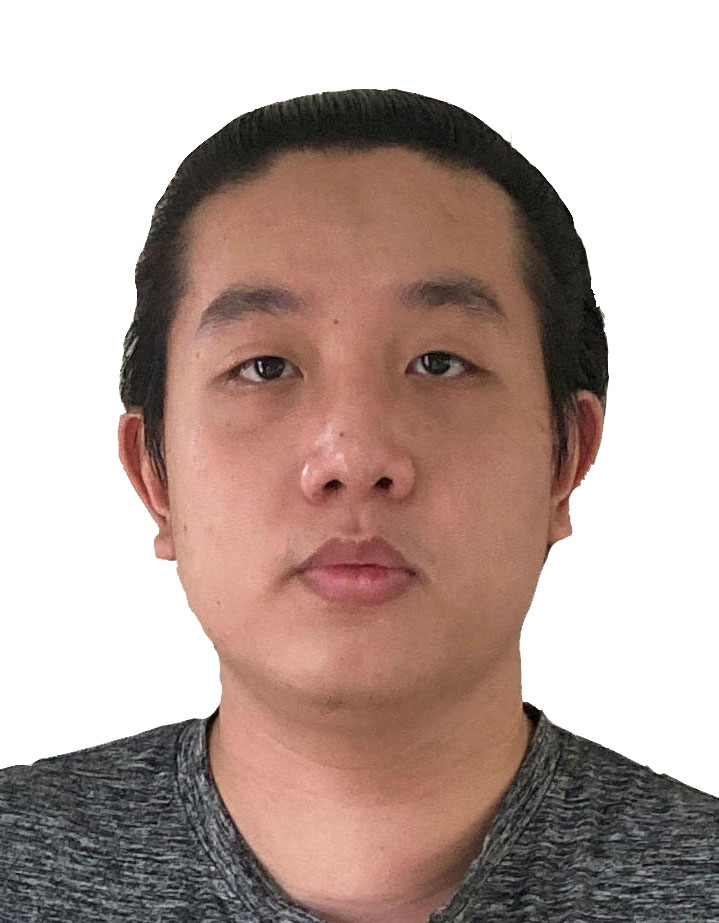
#> input picture lab4/MyFacePic1.jpg, 719 x 923 px, found by its file name
$ python MyFacePic1.py
#> lines starting #> are read from the running program, lines starting #| are printed output that depends on the picture; after the words box and inside, x2 and y2 are one past the last pixel; in counts of white or black regions, pixels touching at a corner belong together
import cv2 as cv
import numpy as np
from matplotlib import pyplot as plt
img = cv.imread(r'D:\Lab\Telecommunication Lab\lab4\MyFacePic1.jpg',0)
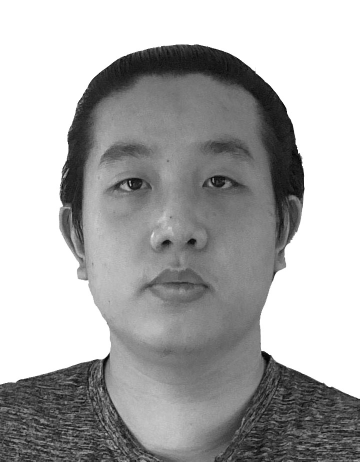
#> img: shape (923, 719) (shown at 1/2 size); min 0, max 255, mean 171.5
ret1,th1 = cv.threshold(img,254,255,cv.THRESH_BINARY)
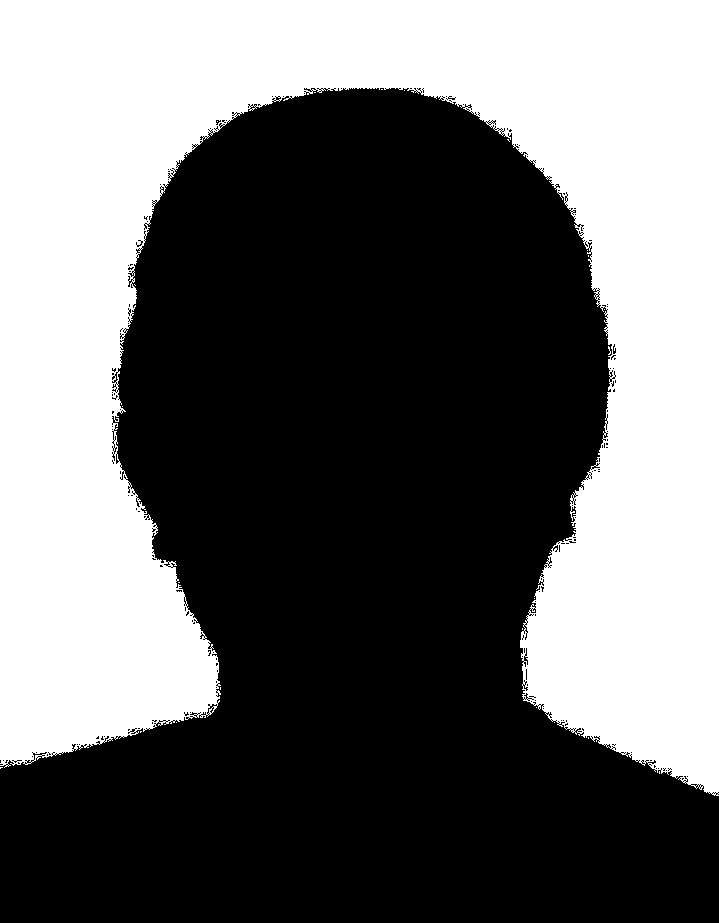
#> th1: shape (923, 719); 41.7% white; 23 white regions (22 under 20 px), largest, box (x1, y1, x2, y2) and area: (0, 0, 719, 796) 276733
ret2,th2 = cv.threshold(img,0,255,cv.THRESH_BINARY+cv.THRESH_OTSU)
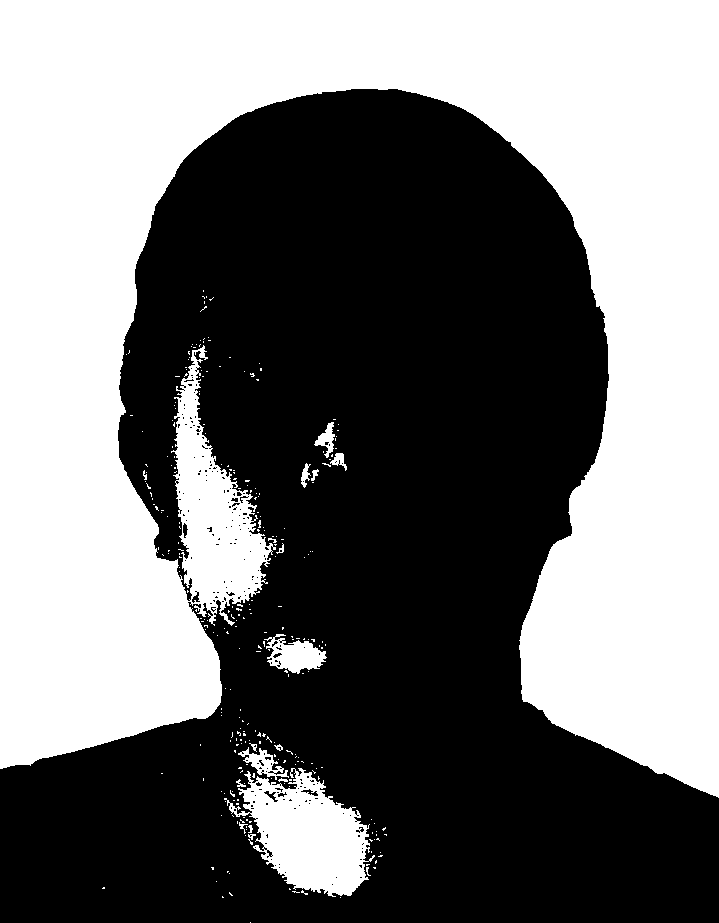
#> th2: shape (923, 719); 46.4% white; 286 white regions (268 under 20 px), largest, box (x1, y1, x2, y2) and area: (0, 0, 719, 798) 293898, (224, 768, 375, 897) 10337, (264, 634, 327, 674) 1372
#> ret2 = 176
blur = cv.GaussianBlur(img,(5,5),0)
ret3,th3 = cv.threshold(blur,0,255,cv.THRESH_BINARY+cv.THRESH_OTSU)
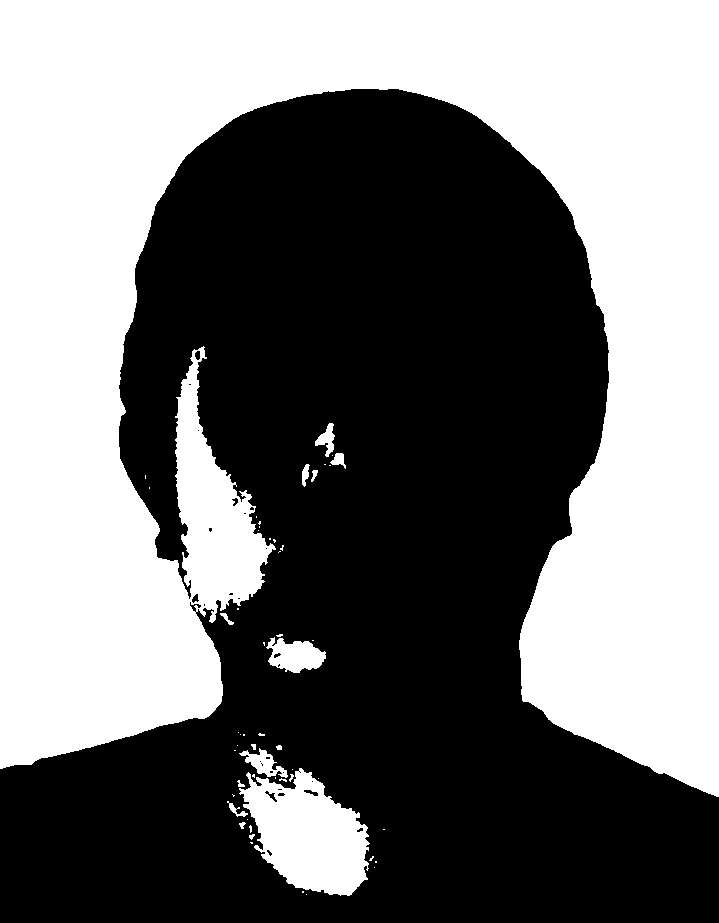
#> th3: shape (923, 719); 46.3% white; 54 white regions (38 under 20 px), largest, box (x1, y1, x2, y2) and area: (0, 0, 719, 797) 294124, (239, 768, 370, 896) 10362, (266, 637, 326, 673) 1390
#> ret3 = 176
images = [img,0,th1,img,0,th2,blur,0,th3]
titles = ['Original Noisy Image','Histogram','Global Thresholding x=254','Original Noisy Image','Histogram',"Otsu's Thresholding",'Gaussian filtered Image','Histogram',"Otsu's Thresholding"]
for i in range(3):
    plt.subplot(3,4,i*4+1),plt.imshow(images[i*3],'gray')
    plt.title(titles[i*3]),plt.xticks([]),plt.yticks([])
    plt.subplot(3,4,i*4+2),plt.hist(images[i*3].ravel(),254,[0,254])
    plt.title(titles[i*3+1]),plt.ylabel('Number of pixel'),plt.xlabel('intensity  value')
    plt.subplot(3,4,i*4+3),plt.imshow(images[i*3+2],'gray')
    plt.title(titles[i*3+2]),plt.xticks([]), plt.yticks([])
    plt.subplot(3,4,i*4+4),plt.hist(images[i*3+2].ravel(),254,[0,254])
    plt.title('BW histrogram'),plt.ylabel('Number of pixel'),plt.xlabel('intensity value')
plt.subplots_adjust(hspace=0.4)
plt.show()
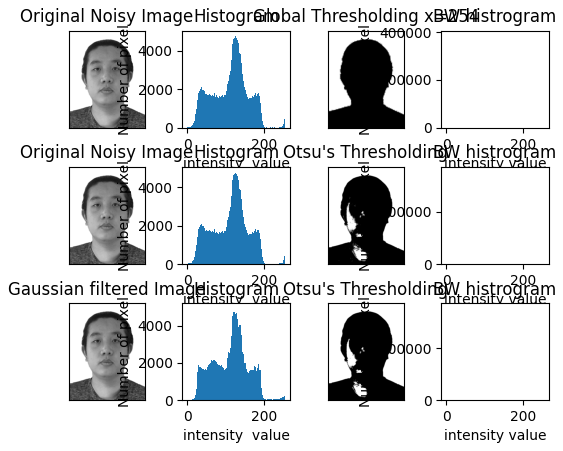
#> figure drawn by matplotlib, 12 panels; panel 2: tallest bar 4811 high, from x = 126 to 127; panel 4: tallest bar 386851 high, from x = 0 to 1; panel 6: tallest bar 4811 high, from x = 126 to 127; panel 8: tallest bar 355640 high, from x = 0 to 1
#

$ run again, with lab4/MyFacePic2.jpg copied over lab4/MyFacePic1.jpg
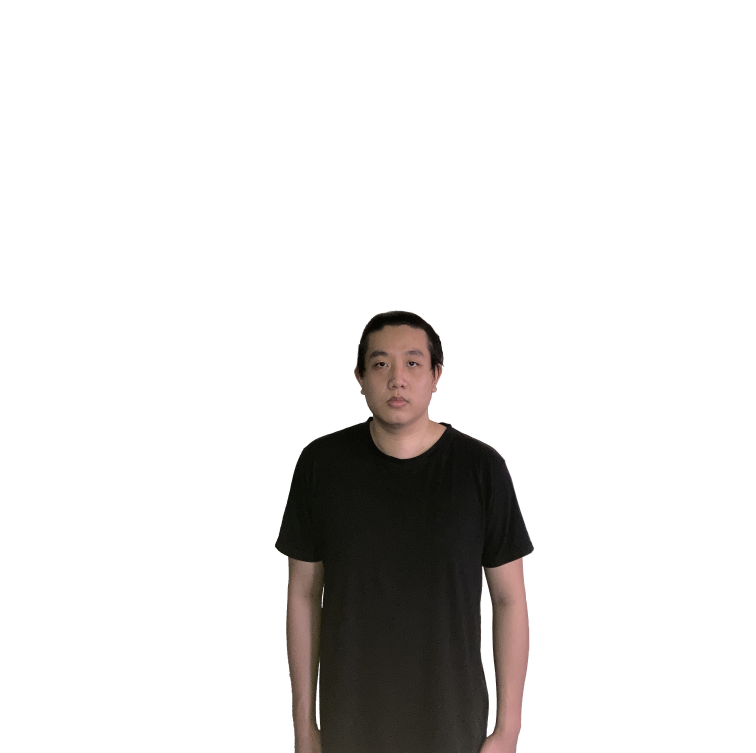
#> input picture lab4/MyFacePic2.jpg, 3024 x 3012 px, found by its file name (shown at 1/4 size)
#> `ret1,th1 = cv.threshold(img,254,255,cv.THRESH_BINARY)`:
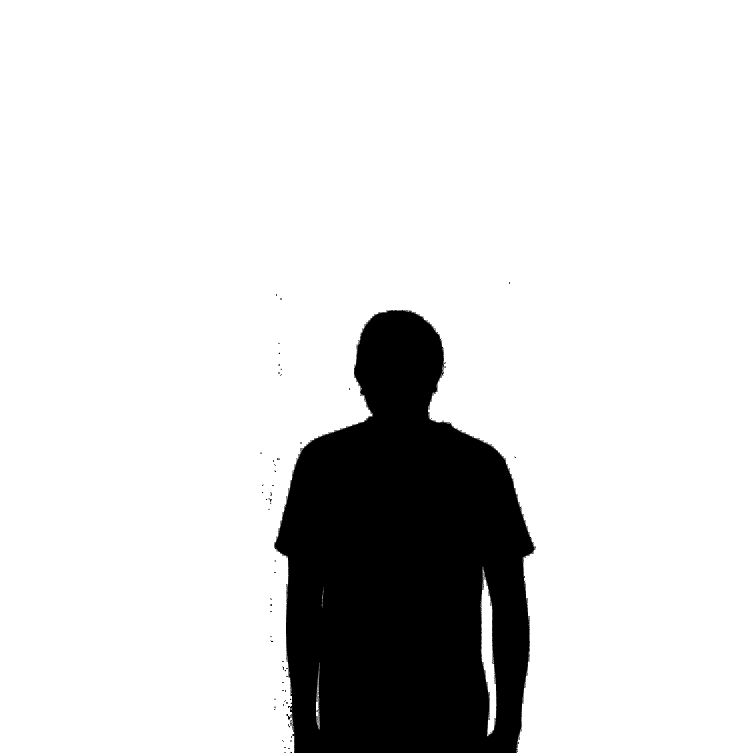
#> th1: shape (3012, 3024) (shown at 1/4 size); 85.6% white; 443 black regions (402 under 20 px), largest, box (x1, y1, x2, y2) and area: (1096, 1240, 2144, 3012) 1309275, (1080, 1997, 1088, 2007) 56, (1152, 2896, 1162, 2910) 55
#> `ret2,th2 = cv.threshold(img,0,255,cv.THRESH_BINARY+cv.THRESH_OTSU)`:
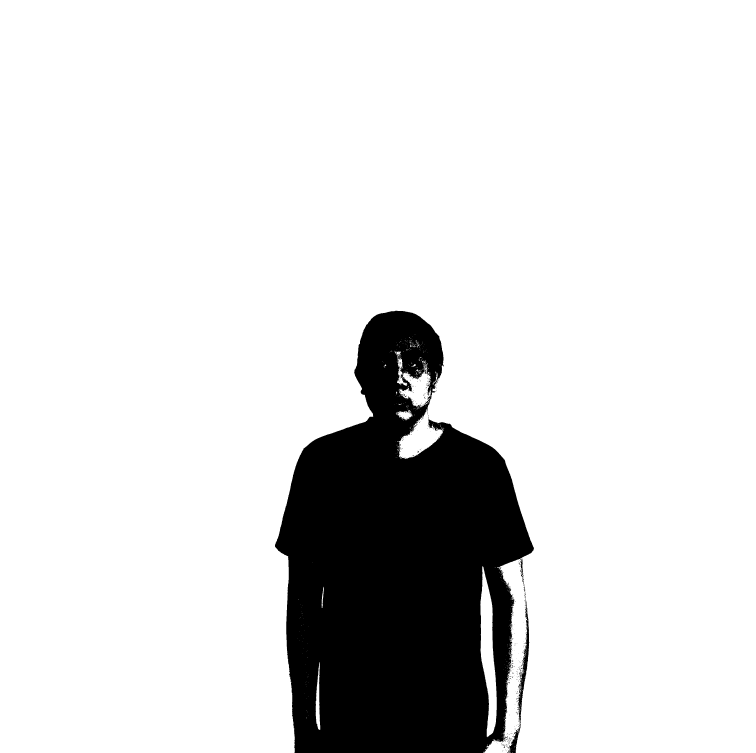
#> th2: shape (3012, 3024) (shown at 1/4 size); 86.6% white; 457 black regions (447 under 20 px), largest, box (x1, y1, x2, y2) and area: (1100, 1243, 2136, 3012) 1207614, (2069, 2405, 2117, 2903) 5487, (2028, 2908, 2081, 3012) 1775
#> ret2 = 149
#> th3: shape (3012, 3024); 86.6% white; 58 black regions (51 under 20 px), largest, box (x1, y1, x2, y2) and area: (1100, 1243, 2135, 3012) 1209002, (2070, 2408, 2116, 2893) 5268, (2029, 2907, 2082, 3012) 1799

$ run again, with lab4/MyFacePic3.jpg copied over lab4/MyFacePic1.jpg
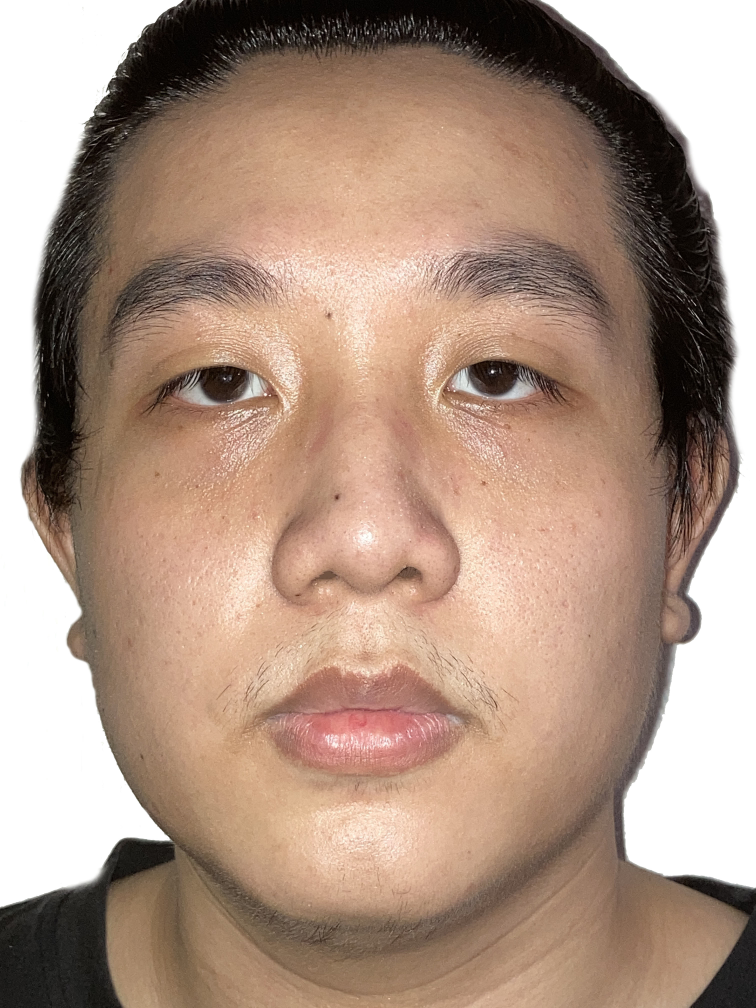
#> input picture lab4/MyFacePic3.jpg, 3024 x 4032 px, found by its file name (shown at 1/4 size)
#> `ret1,th1 = cv.threshold(img,254,255,cv.THRESH_BINARY)`:
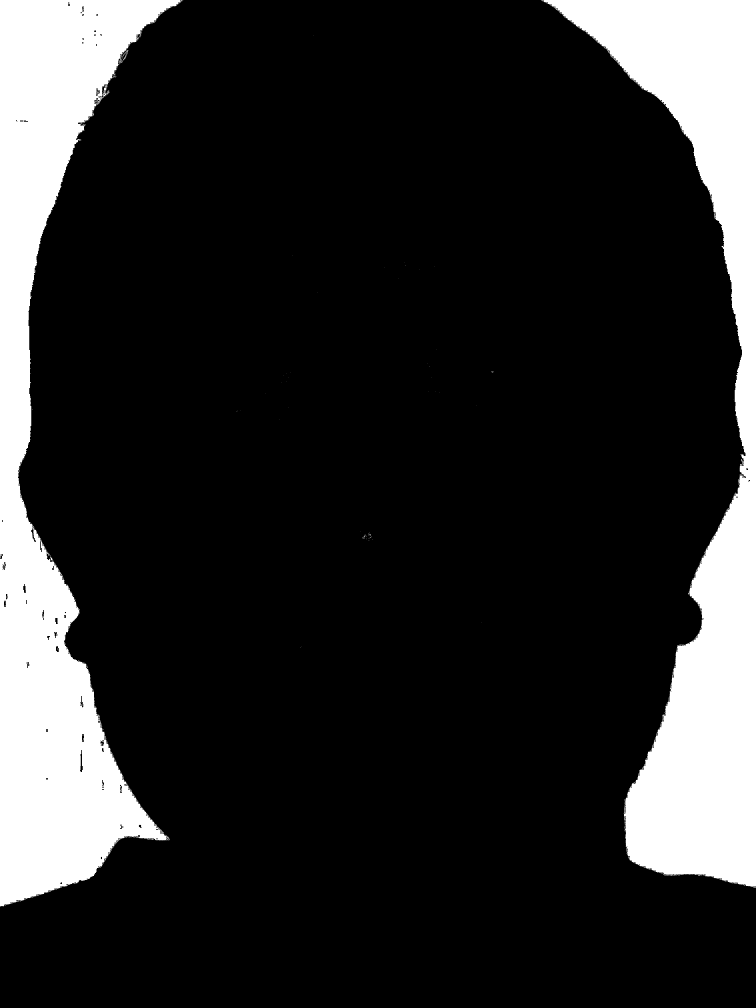
#> th1: shape (4032, 3024) (shown at 1/4 size); 16.5% white; 134 white regions (129 under 20 px), largest, box (x1, y1, x2, y2) and area: (0, 0, 731, 3627) 1037751, (2165, 0, 3024, 3551) 976546, (490, 200, 513, 225) 85, (2964, 1836, 2975, 1847) 44, (1454, 2143, 1467, 2149) 29
#> th2: shape (4032, 3024); 54.9% white; 6329 black regions (5129 under 20 px), largest, box (x1, y1, x2, y2) and area: (0, 0, 3024, 4032) 5102300, (966, 2662, 1942, 3155) 162838, (1083, 1873, 1709, 2426) 55509
#> ret2 = 147
#> `ret3,th3 = cv.threshold(blur,0,255,cv.THRESH_BINARY+cv.THRESH_OTSU)`:
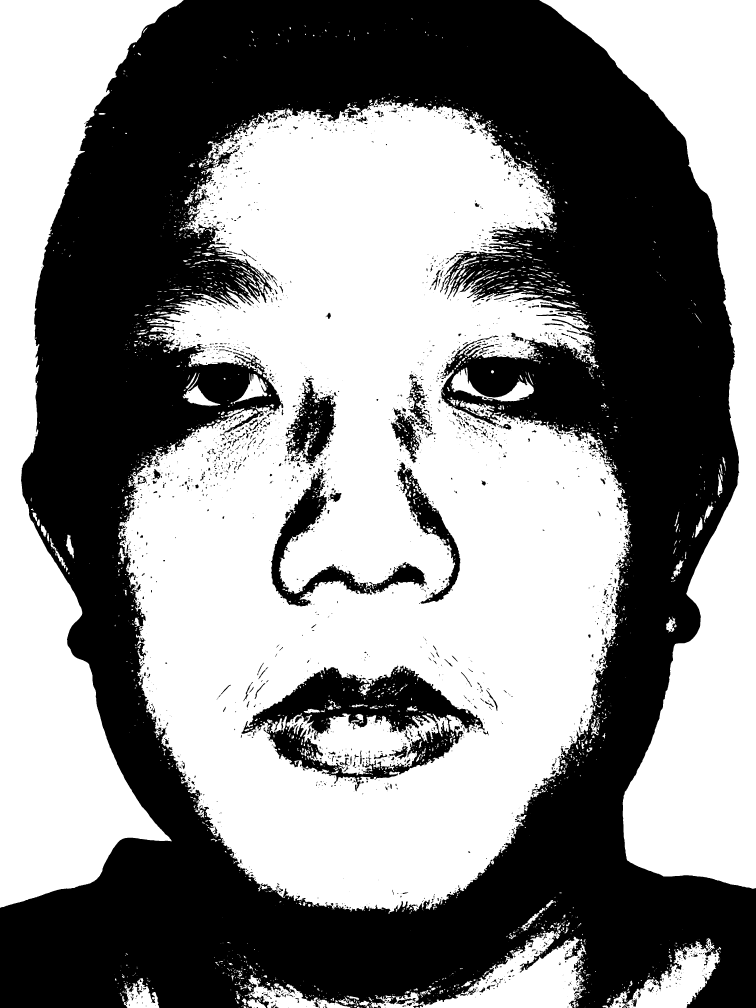
#> th3: shape (4032, 3024) (shown at 1/4 size); 54.3% white; 2795 black regions (1857 under 20 px), largest, box (x1, y1, x2, y2) and area: (0, 0, 3024, 4032) 5186984, (966, 2662, 1940, 3165) 171564, (1084, 1873, 1708, 2426) 59191
#> ret3 = 148
